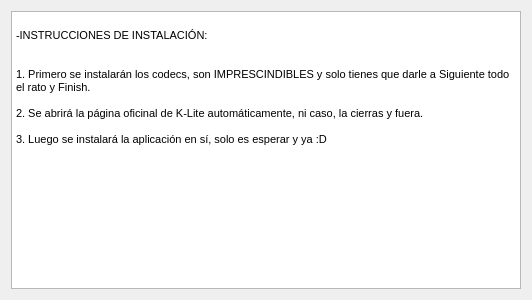
<?xml version="1.0" encoding="UTF-8"?>
<ui version="4.0">
 <class>InstructionsPage</class>
 <widget class="QWidget" name="InstructionsPage">
  <property name="geometry">
   <rect>
    <x>0</x>
    <y>0</y>
    <width>532</width>
    <height>300</height>
   </rect>
  </property>
  <property name="windowTitle">
   <string>Instrucciones de instalación</string>
  </property>
  <layout class="QHBoxLayout" name="horizontalLayout">
   <item>
    <widget class="QTextBrowser" name="textBrowser">
     <property name="html">
      <string>&lt;!DOCTYPE HTML PUBLIC &quot;-//W3C//DTD HTML 4.0//EN&quot; &quot;http://www.w3.org/TR/REC-html40/strict.dtd&quot;&gt;
&lt;html&gt;&lt;head&gt;&lt;meta name=&quot;qrichtext&quot; content=&quot;1&quot; /&gt;&lt;style type=&quot;text/css&quot;&gt;
p, li { white-space: pre-wrap; }
&lt;/style&gt;&lt;/head&gt;&lt;body style=&quot; font-family:'MS Shell Dlg 2'; font-size:8.25pt; font-weight:400; font-style:normal;&quot;&gt;
&lt;p style=&quot; margin-top:0px; margin-bottom:0px; margin-left:0px; margin-right:0px; -qt-block-indent:0; text-indent:0px;&quot;&gt;&lt;span style=&quot; font-size:8pt;&quot;&gt;&lt;br /&gt;-INSTRUCCIONES DE INSTALACIÓN:&lt;br /&gt;&lt;br /&gt;&lt;br /&gt;1. Primero se instalarán los codecs, son IMPRESCINDIBLES y solo tienes que darle a Siguiente todo el rato y Finish.&lt;br /&gt;&lt;br /&gt;2. Se abrirá la página oficinal de K-Lite automáticamente, ni caso, la cierras y fuera. &lt;br /&gt;&lt;br /&gt;3. Luego se instalará la aplicación en sí, solo es esperar y ya :D&lt;/span&gt;&lt;/p&gt;&lt;/body&gt;&lt;/html&gt;</string>
     </property>
    </widget>
   </item>
  </layout>
 </widget>
 <resources/>
 <connections/>
</ui>
